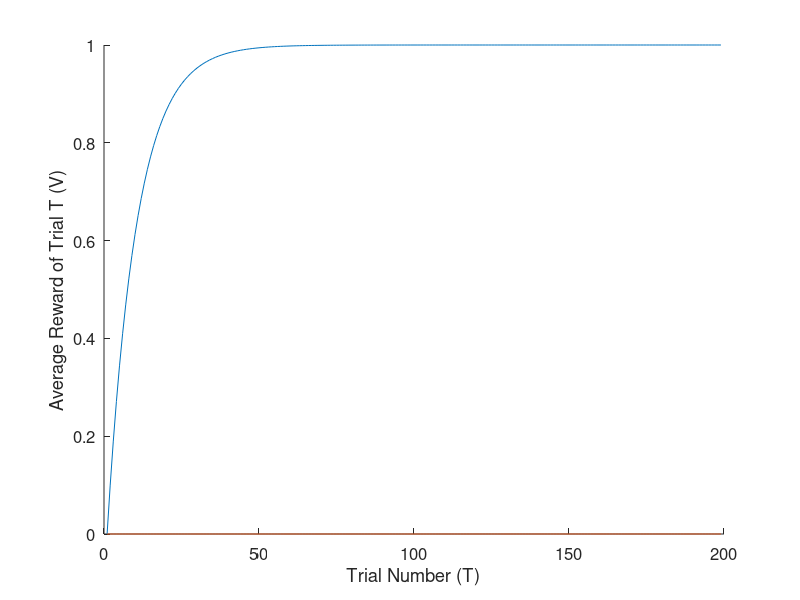

The MATLAB script that drew this image:
clear
Va(1) = 0;
Vb(1) = 0;
r = 1;
T = 100;
alpha = 0.1;

delta(1)  = r - (Va(1) + Vb(1));

for t = 2:T
    delta(t) = r - (Va(t-1) + 0);
    Vb(t) = 0;
    Va(t) = Va(t-1) + alpha * delta(t);
end

for t = 2:T
    delta(t+99) = r - (Va(t+99-1) + Vb(t-1));
    Va(t+99) = Va(t+99-1) + alpha * delta(t+99);
    Vb(t+99) = Vb(t+99-1) + alpha * delta(t+99);
end


figure(1); clf; hold on;
plot(Va)
plot(Vb)
xlabel('Trial Number (T)')
ylabel('Average Reward of Trial T (V)')
%xlim([0.5 0.8])
set(gca, 'fontsize', 12)
saveas(figure(1),'fig1_question2_A05_new_model_Va_and_Vb_vs_Trials.pdf')

disp(['Final value of Va is ', num2str(Va(end))])
disp(['Final value of Vb is ', num2str(Vb(end))])






